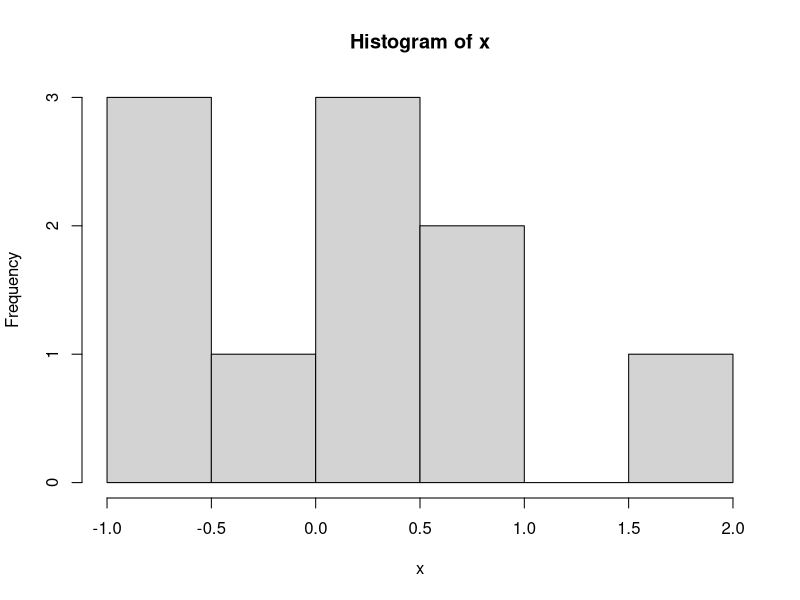

R code for this plot:
## ---- chunk 1
knitr::opts_chunk$set(fig.path = "static/img/")
set.seed(1)
## ---- chunk 2
x <- rnorm(10)
x
## ---- chunk 3
hist(x)
